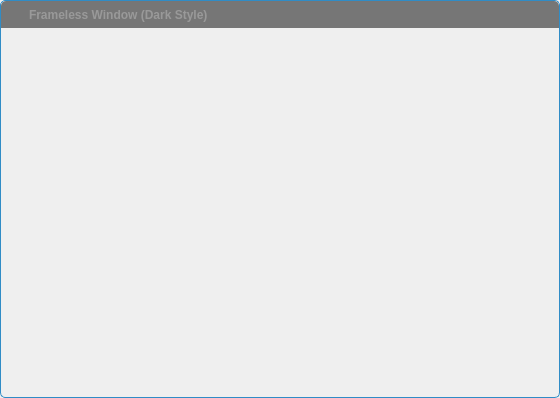
<?xml version="1.0" encoding="UTF-8"?>
<ui version="4.0">
 <class>FramelessWindow</class>
 <widget class="QWidget" name="FramelessWindow">
  <property name="geometry">
   <rect>
    <x>0</x>
    <y>0</y>
    <width>560</width>
    <height>398</height>
   </rect>
  </property>
  <property name="windowTitle">
   <string/>
  </property>
  <property name="autoFillBackground">
   <bool>false</bool>
  </property>
  <layout class="QVBoxLayout" name="verticalLayout_2">
   <property name="spacing">
    <number>0</number>
   </property>
   <property name="leftMargin">
    <number>0</number>
   </property>
   <property name="topMargin">
    <number>0</number>
   </property>
   <property name="rightMargin">
    <number>0</number>
   </property>
   <property name="bottomMargin">
    <number>0</number>
   </property>
   <item>
    <widget class="QWidget" name="windowFrame" native="true">
     <property name="autoFillBackground">
      <bool>false</bool>
     </property>
     <property name="styleSheet">
      <string notr="true">#windowFrame{border:1px solid palette(highlight); border-radius:5px 5px 5px 5px; background-color:palette(Window);}</string>
     </property>
     <layout class="QVBoxLayout" name="verticalLayout">
      <property name="spacing">
       <number>0</number>
      </property>
      <property name="leftMargin">
       <number>1</number>
      </property>
      <property name="topMargin">
       <number>1</number>
      </property>
      <property name="rightMargin">
       <number>1</number>
      </property>
      <property name="bottomMargin">
       <number>1</number>
      </property>
      <item>
       <widget class="WindowDragger" name="windowTitlebar" native="true">
        <property name="sizePolicy">
         <sizepolicy hsizetype="Preferred" vsizetype="Fixed">
          <horstretch>0</horstretch>
          <verstretch>0</verstretch>
         </sizepolicy>
        </property>
        <property name="minimumSize">
         <size>
          <width>0</width>
          <height>0</height>
         </size>
        </property>
        <property name="autoFillBackground">
         <bool>false</bool>
        </property>
        <property name="styleSheet">
         <string notr="true">#windowTitlebar{border: 0px none palette(base); border-top-left-radius:5px; border-top-right-radius:5px; background-color:palette(shadow); height:20px;}</string>
        </property>
        <layout class="QHBoxLayout" name="horizontalLayout" stretch="0,0,1,0,0,0,0">
         <property name="spacing">
          <number>0</number>
         </property>
         <property name="leftMargin">
          <number>0</number>
         </property>
         <property name="topMargin">
          <number>0</number>
         </property>
         <property name="rightMargin">
          <number>0</number>
         </property>
         <property name="bottomMargin">
          <number>0</number>
         </property>
         <item>
          <widget class="QLabel" name="spacer">
           <property name="minimumSize">
            <size>
             <width>4</width>
             <height>0</height>
            </size>
           </property>
           <property name="maximumSize">
            <size>
             <width>4</width>
             <height>16777215</height>
            </size>
           </property>
          </widget>
         </item>
         <item>
          <widget class="QLabel" name="icon">
           <property name="minimumSize">
            <size>
             <width>16</width>
             <height>16</height>
            </size>
           </property>
           <property name="maximumSize">
            <size>
             <width>16</width>
             <height>16</height>
            </size>
           </property>
           <property name="contextMenuPolicy">
            <enum>Qt::NoContextMenu</enum>
           </property>
           <property name="styleSheet">
            <string notr="true">#icon {background-color:palette(shadow);}</string>
           </property>
          </widget>
         </item>
         <item>
          <widget class="QLabel" name="titleText">
           <property name="font">
            <font>
             <weight>75</weight>
             <bold>true</bold>
            </font>
           </property>
           <property name="styleSheet">
            <string notr="true">  padding-left:5px;
  color:rgb(153,153,153);</string>
           </property>
           <property name="text">
            <string>Frameless Window (Dark Style)</string>
           </property>
           <property name="alignment">
            <set>Qt::AlignLeading|Qt::AlignLeft|Qt::AlignVCenter</set>
           </property>
          </widget>
         </item>
         <item>
          <widget class="QToolButton" name="minimizeButton">
           <property name="font">
            <font>
             <weight>75</weight>
             <bold>true</bold>
            </font>
           </property>
           <property name="styleSheet">
            <string notr="true">#minimizeButton{
  background-color:none;
  border:none;
  width:16px;
  height:16px;
  padding:4px;
  image:url(:/images/icon_window_minimize.png);
}
#minimizeButton:hover{
  background-color:palette(alternate-base);
}
#minimizeButton:pressed{
  background-color:palette(highlight);
}</string>
           </property>
           <property name="text">
            <string/>
           </property>
          </widget>
         </item>
         <item>
          <widget class="QToolButton" name="restoreButton">
           <property name="styleSheet">
            <string notr="true">#restoreButton{
  background-color:none;
  border:none;
  width:16px;
  height:16px;
  padding:4px;
  image:url(:/images/icon_window_restore.png);
}
#restoreButton:hover{
  background-color:palette(alternate-base);
}
#restoreButton:pressed{
  background-color:palette(highlight);
}</string>
           </property>
           <property name="text">
            <string/>
           </property>
          </widget>
         </item>
         <item>
          <widget class="QToolButton" name="maximizeButton">
           <property name="styleSheet">
            <string notr="true">#maximizeButton{
  background-color:none;
  border:none;
  width:16px;
  height:16px;
  padding:4px;
  image:url(:/images/icon_window_maximize.png);
}
#maximizeButton:hover{
  background-color:palette(alternate-base);
}
##maximizeButton:pressed{
  background-color:palette(highlight);
}</string>
           </property>
           <property name="text">
            <string/>
           </property>
          </widget>
         </item>
         <item>
          <widget class="QToolButton" name="closeButton">
           <property name="font">
            <font>
             <weight>75</weight>
             <bold>true</bold>
            </font>
           </property>
           <property name="styleSheet">
            <string notr="true">#closeButton{
  background-color:none;
  border:none;
  width:16px;
  height:16px;
  padding:4px;
  image:url(:/images/icon_window_close.png);
  border-top-right-radius: 5px;
}
#closeButton:hover{
  background-color:palette(alternate-base);
}
##closeButton:pressed{
  background-color:palette(highlight);
}</string>
           </property>
          </widget>
         </item>
        </layout>
       </widget>
      </item>
      <item>
       <widget class="QWidget" name="windowContent" native="true">
        <property name="autoFillBackground">
         <bool>false</bool>
        </property>
        <property name="styleSheet">
         <string notr="true">#windowContent{
  border: 0px none palette(base);
  border-radius:0px 0px 5px 5px;
}</string>
        </property>
        <layout class="QVBoxLayout" name="verticalLayout_3">
         <property name="spacing">
          <number>0</number>
         </property>
         <property name="leftMargin">
          <number>0</number>
         </property>
         <property name="topMargin">
          <number>0</number>
         </property>
         <property name="rightMargin">
          <number>0</number>
         </property>
         <property name="bottomMargin">
          <number>0</number>
         </property>
        </layout>
       </widget>
      </item>
     </layout>
    </widget>
   </item>
  </layout>
 </widget>
 <layoutdefault spacing="6" margin="11"/>
 <customwidgets>
  <customwidget>
   <class>WindowDragger</class>
   <extends>QWidget</extends>
   <header>windowdragger.h</header>
   <container>1</container>
  </customwidget>
 </customwidgets>
 <resources/>
 <connections/>
</ui>
